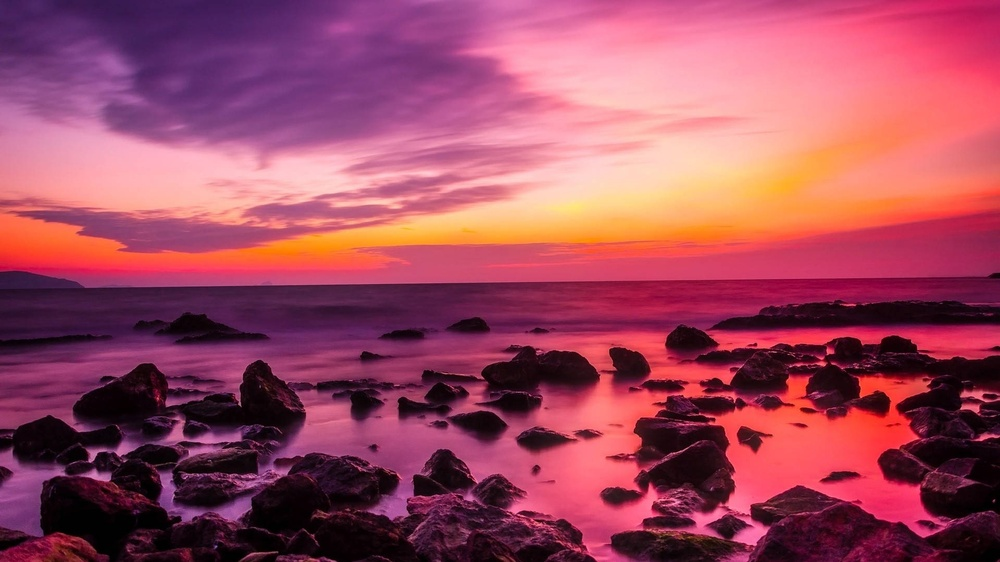
#> input picture sunset.jpg, 1000 x 562 px, shrunk from 1920 x 1080 before the run
$ jupyter execute 'Transformación lineal.ipynb'
#> lines starting #> are read from the running program, lines starting #| are printed output that depends on the picture
#> further down, img is the input picture: shape (562, 1000, 3); mean B, G, R 94.6, 72.4, 158.1
[cell 1]
"""
Aplica una transformacion lineal a una imagen en un espacio de color especifico
Autor: Natalia Rendón
Curso: Procesamiento de Imágenes
"""

[cell 2]
import cv2
import numpy as np
from matplotlib import pyplot as plt
import os

[cell 3]
def apply_linear_transformation(image, k, color_space):
    """

    Parametros:
    -----------
    image: numpy.ndarray
        Imagen a transformar con valores en rango [0,255]
    k: float
        Constante por la que se multiplicaran los valores de los pixeles
        k > 1: aclara la imagen
        k < 1: oscurece la imagen
        k = 1: imagen sin cambios
    color_space: str
        Espacio de color de la imagen ('RGB', 'CMY', 'HSI')

    Retorna:
    --------
    numpy.ndarray
        Imagen transformada con valores en el rango [0,255]
    """
    # Validar que la imagen no sea None
    if image is None:
        raise ValueError("La imagen no puede ser None")

    # Validar que k sea positivo
    if k <= 0:
        raise ValueError(f"k debe ser positivo, se recibio: {k}")

    if color_space == 'RGB':
        transformed_image = cv2.convertScaleAbs(image, alpha=k, beta=0)

    elif color_space == 'CMY':
        # Para CMY, beta=(1-k) mantiene la relacion inversa con RGB
        transformed_image = cv2.convertScaleAbs(image, alpha=k, beta=(1-k)*255)

    elif color_space == 'HSI':
        # En HSI solo se modifica el canal de Intensidad (I)
        H, S, I = image[:,:,0], image[:,:,1], image[:,:,2]
        I_transformed = k * I
        transformed_image = np.stack((H, S, I_transformed), axis=-1)

    else:
        raise ValueError(f"Espacio de color no soportado: {color_space}. Usar 'RGB', 'CMY' o 'HSI'")

    # Asegurar que los valores esten en rango [0,255]
    transformed_image = np.clip(transformed_image, 0, 255)

    return transformed_image.astype(np.uint8)

def RGB2CMY(img):
    # Validar que la imagen no esté vacía
    if img is None:
        raise ValueError("No se pudo cargar la imagen")

    # Validar que tenga 3 canales (RGB)
    if len(img.shape) != 3 or img.shape[2] != 3:
        raise ValueError("La imagen debe tener 3 canales (RGB)")

    # Normalizar valores a rango [0,1]
    imagen_rgb_normalized = img.astype(np.float32) / 255.0

    # Calcular componentes CMY
    C = 1 - imagen_rgb_normalized[:, :, 0]
    M = 1 - imagen_rgb_normalized[:, :, 1]
    Y = 1 - imagen_rgb_normalized[:, :, 2]

    # Combinar canales
    imagen_cmy = cv2.merge((C, M, Y))

    return imagen_cmy

def RGB2HSI(rgb_image):
    # Validar entrada
    if rgb_image is None:
        raise ValueError("La imagen no puede ser None")

    if len(rgb_image.shape) != 3 or rgb_image.shape[2] != 3:
        raise ValueError("La imagen debe tener 3 canales (RGB)")

    # Normalizar valores a rango [0,1]
    rgb_normalized = rgb_image.astype(np.float32) / 255.0

    # Extraer canales R, G, B
    R = rgb_normalized[:, :, 0]
    G = rgb_normalized[:, :, 1]
    B = rgb_normalized[:, :, 2]

    # Calcular Intensidad (I)
    I = (R + G + B) / 3.0

    # Calcular Saturación (S)
    # Evitar división por cero agregando epsilon
    epsilon = 1e-10
    min_rgb = np.minimum(np.minimum(R, G), B)
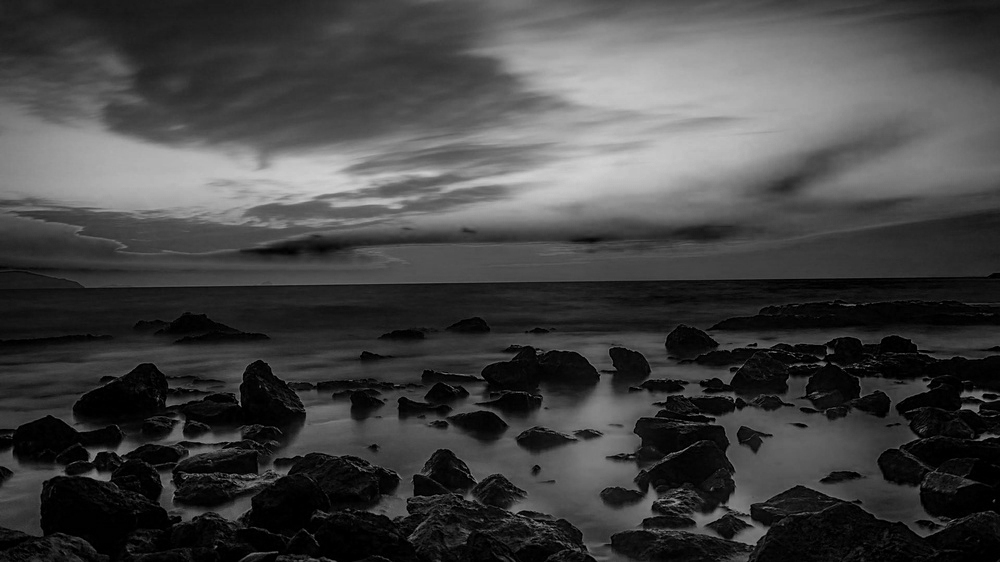
#> min_rgb: shape (562, 1000) float32; min 0, max 0.82, mean 0.262
    S = 1 - (3 * min_rgb) / (R + G + B + epsilon)
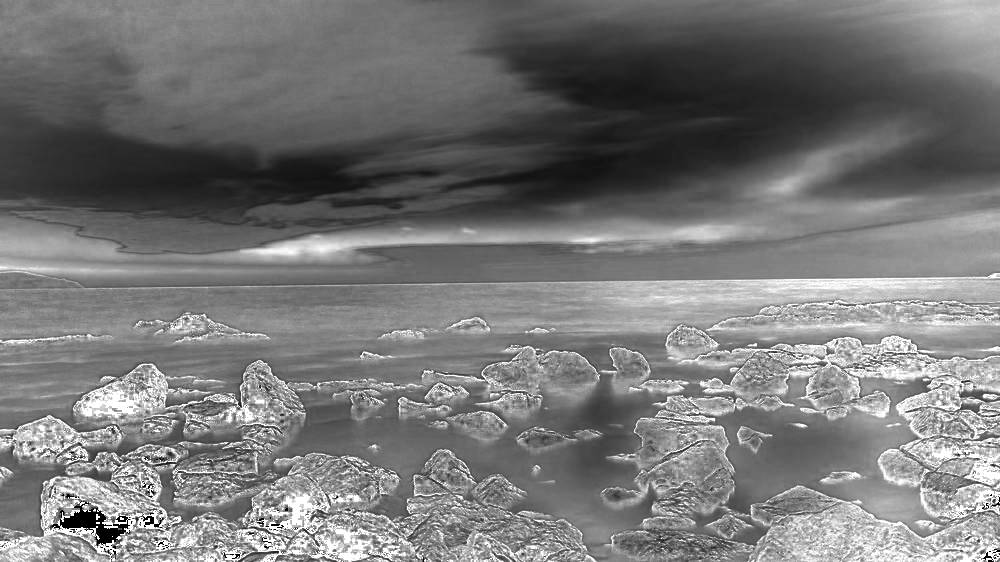
#> S: shape (562, 1000) float32; min 0, max 1, mean 0.47

    # Calcular Hue (H)
    numerator = 0.5 * ((R - G) + (R - B))
    denominator = np.sqrt((R - G)**2 + (R - B)*(G - B))
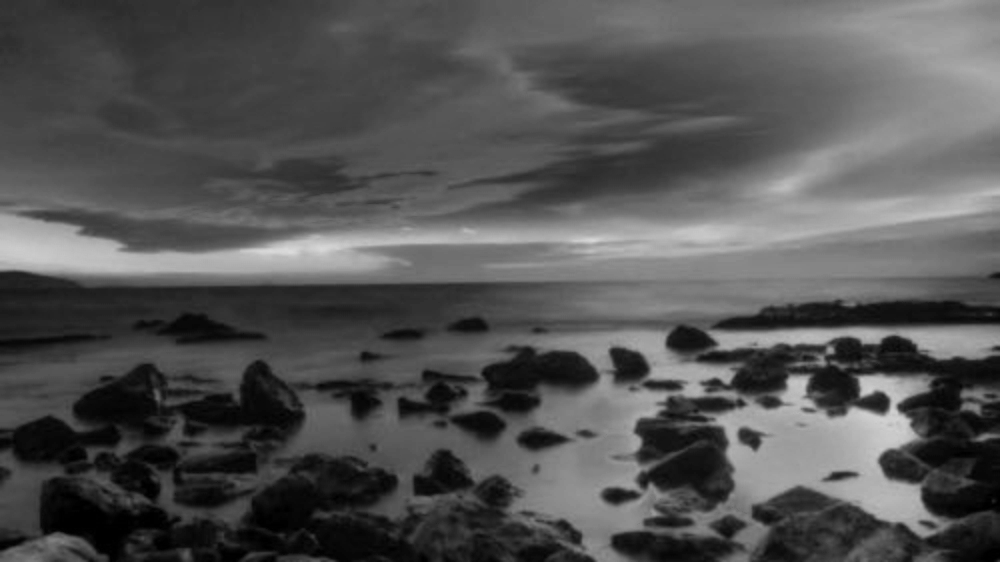
#> denominator: shape (562, 1000) float32; min 0, max 0.863, mean 0.329

    # Calcular theta (ángulo en radianes)
    # Evitar divisiones por cero
    cos_theta = numerator / (denominator + epsilon)
    # Limitar valores a [-1, 1] para evitar errores numéricos
    cos_theta = np.clip(cos_theta, -1.0, 1.0)
    theta = np.arccos(cos_theta)
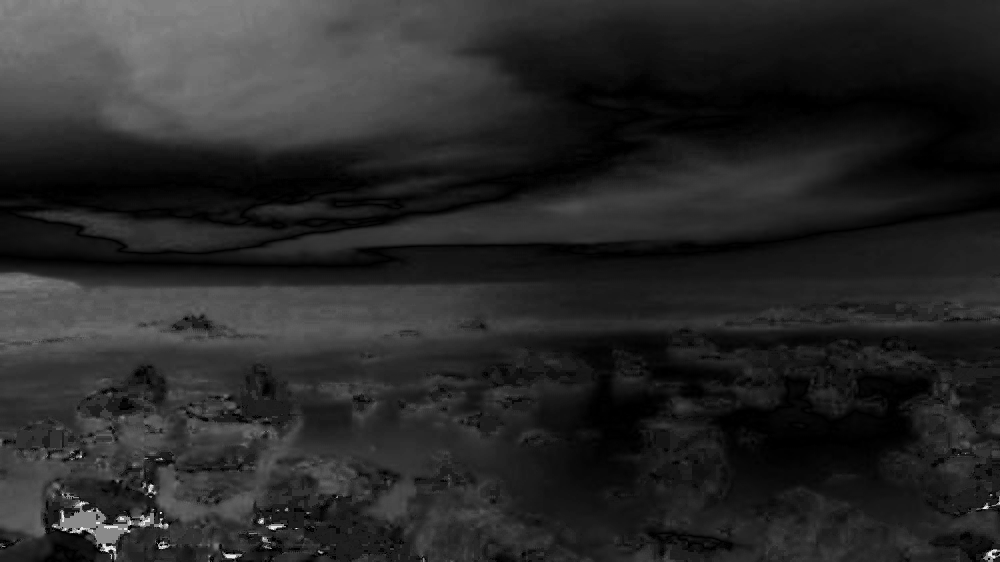
#> theta: shape (562, 1000) float32; min 0, max 2.9, mean 0.46; drawn with min black and max white

    # Calcular H según el valor de B
    H = theta.copy()
    H[B > G] = 2 * np.pi - H[B > G]
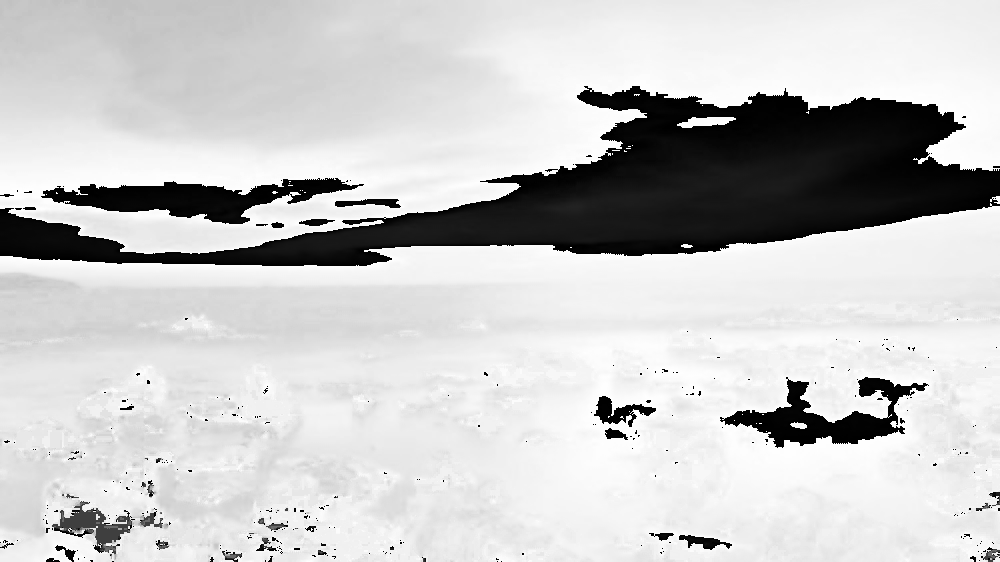
#> H: shape (562, 1000) float32; min 0, max 6.28, mean 4.92; drawn with min black and max white

    # Normalizar H a [0, 1] (dividiendo entre 2π)
    H = H / (2 * np.pi)

    # Combinar canales
    hsi_image = np.dstack((H, S, I))
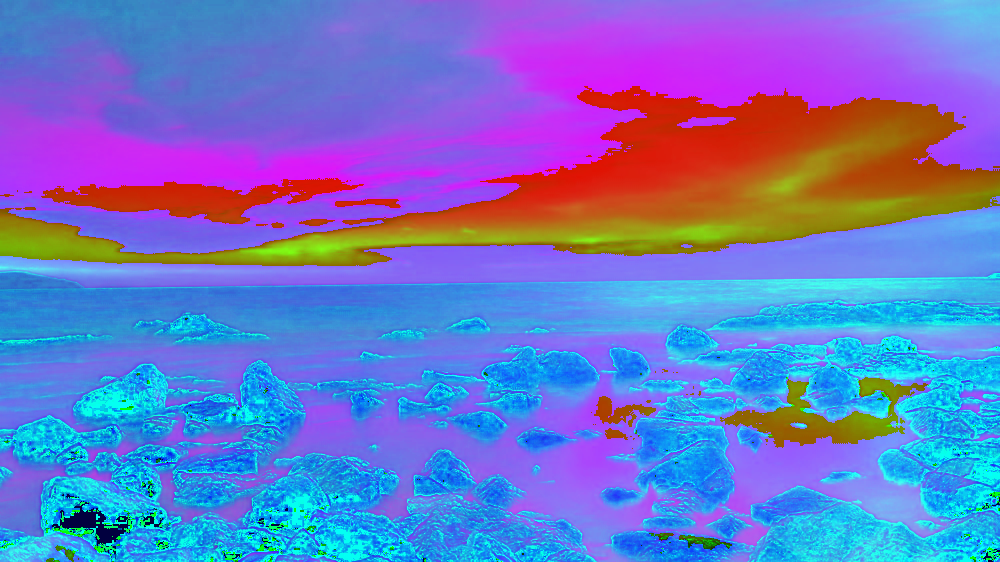
#> hsi_image: shape (562, 1000, 3) float32; mean of channels 0, 1, 2 0.783, 0.47, 0.425; drawn as B, G, R

    return hsi_image

[cell 4]
ruta_imagen = "sunset.jpg"  # O "sunset.jpg" si está en la raíz
img = cv2.imread(ruta_imagen)
imagen_rgb = cv2.cvtColor(img, cv2.COLOR_BGR2RGB)
imagen_cmy = RGB2CMY(imagen_rgb)*255
imagen_hsi = RGB2HSI(imagen_rgb)

imagen_cmy_k=apply_linear_transformation(imagen_cmy.astype(np.uint8), 1.5, "CMY")
#> in apply_linear_transformation, `transformed_image = cv2.convertScaleAbs(image, alpha=k, beta=(1-k)*255)`:
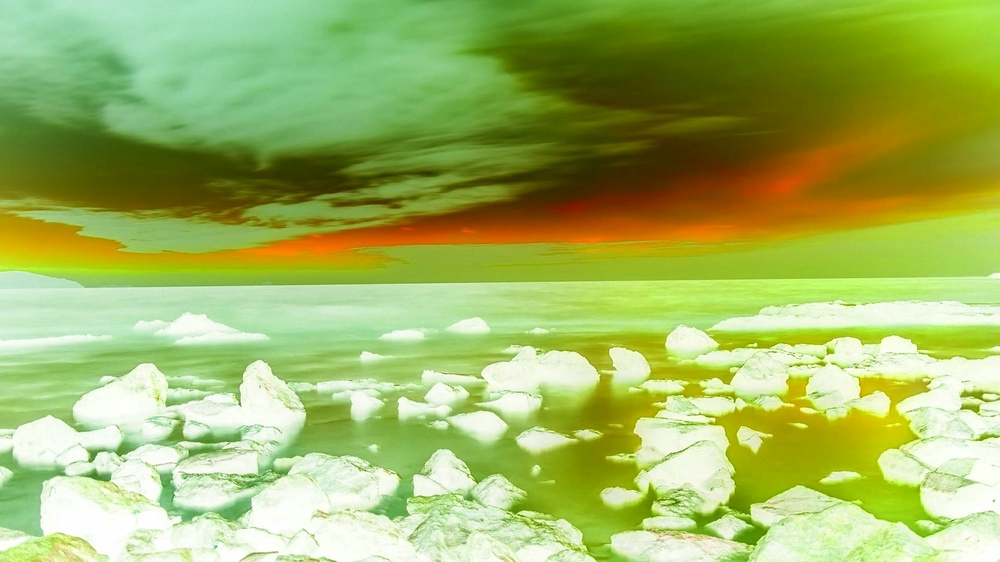
#> image: shape (562, 1000, 3); mean of channels 0, 1, 2 96.3, 182.3, 159.9; drawn as B, G, R
#imagen_cmy_2= imagen_cmy*255
inverted= cv2.bitwise_not(imagen_cmy_k.astype(np.uint8))

imagen_rgb_k=apply_linear_transformation(imagen_rgb, 1.5, "RGB")
#> call 2 of apply_linear_transformation, with k = 1.5, color_space = 'RGB'
#> in apply_linear_transformation (call 2), `transformed_image = cv2.convertScaleAbs(image, alpha=k, beta=0)`:
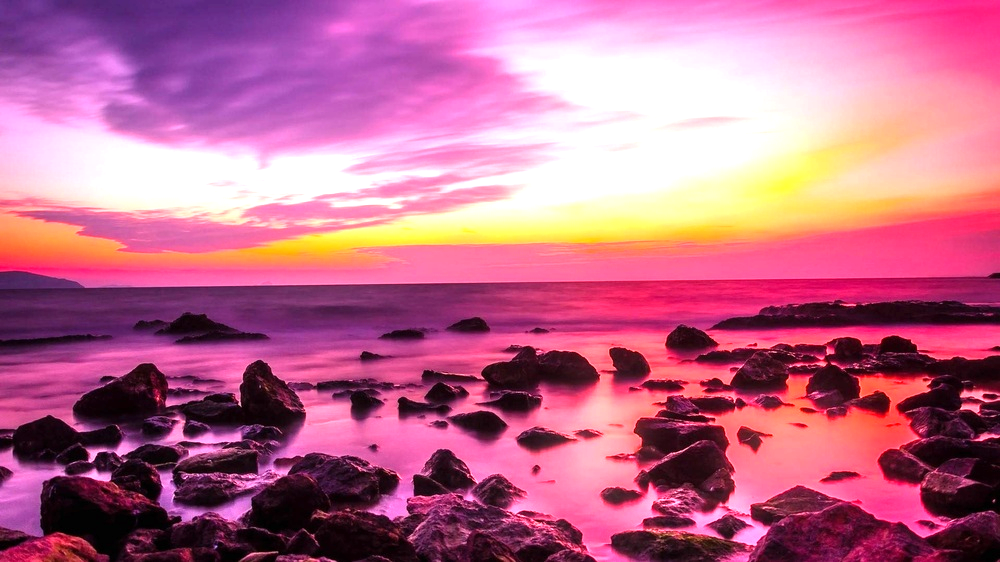
#> transformed_image: shape (562, 1000, 3); mean R, G, B 189.8, 105.8, 139.8

plt.figure(figsize=(10, 5))
plt.subplot(1,3,1)
plt.imshow(imagen_rgb)
plt.title('Imagen RGB')
plt.axis('off')

plt.subplot(1,3,2)
plt.imshow(inverted)
plt.title('Imagen CMY transformada invertida')
plt.axis('off')

plt.subplot(1,3,3)
plt.imshow(imagen_rgb_k)
plt.title('Imagen RGB transformada')
plt.axis('off')
plt.show()
